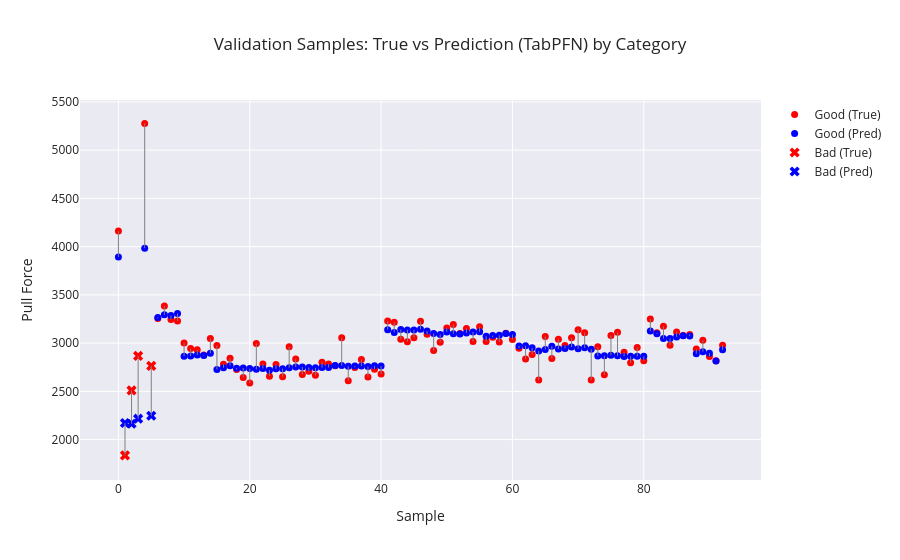

The notebook cell saved with this chart:
### Markdown cell above
# Check Validation Data

### Code cell
# Category array (must be aligned with y_dev)
categories = dev_df.groupby("Sample ID")["Category"].first().values

plot_visualizer(
    true_vals=y_dev,
    pred_vals=predictions,
    categories=categories,
    title=f"Validation Samples: True vs Prediction (TabPFN) by Category"
)

### Figure 1 — Plotly figure (JSON) as saved in the notebook; plotly's stock layout.template omitted (floating-point values rounded to 4 significant figures)
{"data": [{"marker": {"color": "red", "size": 7, "symbol": "circle"}, "mode": "markers", "name": "Good (True)", "type": "scatter", "x": [0, 4, 6, 7, 8, 9, 10, 11, 12, 13, 14, 15, 16, 17, 18, 19, 20, 21, 22, 23, 24, 25, 26, 27, 28, 29, 30, 31, 32, 33, 34, 35, 36, 37, 38, 39, 40, 41, 42, 43, 44, 45, 46, 47, 48, 49, 50, 51, 52, 53, 54, 55, 56, 57, 58, 59, 60, 61, 62, 63, 64, 65, 66, 67, 68, 69, 70, 71, 72, 73, 74, 75, 76, 77, 78, 79, 80, 81, 82, 83, 84, 85, 86, 87, 88, 89, 90, 91, 92], "y": [4161.0, 5278.0, 3256.0, 3385.0, 3246.0, 3229.0, 3002.0, 2944.0, 2932.0, 2878.0, 3049.0, 2976.0, 2782.0, 2843.0, 2727.0, 2645.0, 2586.0, 2996.0, 2784.0, 2657.0, 2778.0, 2652.0, 2963.0, 2834.0, 2674.0, 2708.0, 2667.0, 2802.0, 2783.0, 2766.0, 3056.0, 2609.0, 2748.0, 2830.0, 2650.0, 2730.0, 2679.0, 3229.0, 3216.0, 3039.0, 3014.0, 3056.0, 3227.0, 3091.0, 2922.0, 3008.0, 3156.0, 3193.0, 3099.0, 3153.0, 3016.0, 3169.0, 3017.0, 3061.0, 3012.0, 3102.0, 3037.0, 2948.0, 2834.0, 2883.0, 2617.0, 3070.0, 2840.0, 3041.0, 2976.0, 3054.0, 3139.0, 3108.0, 2617.0, 2961.0, 2672.0, 3080.0, 3112.0, 2905.0, 2796.0, 2956.0, 2818.0, 3250.0, 3106.0, 3175.0, 2977.0, 3116.0, 3080.0, 3090.0, 2938.0, 3029.0, 2861.0, 2816.0, 2979.0]}, {"marker": {"color": "blue", "size": 7, "symbol": "circle"}, "mode": "markers", "name": "Good (Pred)", "type": "scatter", "x": [0, 4, 6, 7, 8, 9, 10, 11, 12, 13, 14, 15, 16, 17, 18, 19, 20, 21, 22, 23, 24, 25, 26, 27, 28, 29, 30, 31, 32, 33, 34, 35, 36, 37, 38, 39, 40, 41, 42, 43, 44, 45, 46, 47, 48, 49, 50, 51, 52, 53, 54, 55, 56, 57, 58, 59, 60, 61, 62, 63, 64, 65, 66, 67, 68, 69, 70, 71, 72, 73, 74, 75, 76, 77, 78, 79, 80, 81, 82, 83, 84, 85, 86, 87, 88, 89, 90, 91, 92], "y": [3893.0, 3983.0, 3267.0, 3294.0, 3286.0, 3306.0, 2863.0, 2866.0, 2878.0, 2872.0, 2895.0, 2726.0, 2745.0, 2766.0, 2741.0, 2741.0, 2736.0, 2728.0, 2737.0, 2719.0, 2734.0, 2735.0, 2746.0, 2752.0, 2752.0, 2747.0, 2744.0, 2747.0, 2747.0, 2768.0, 2768.0, 2761.0, 2762.0, 2762.0, 2758.0, 2765.0, 2763.0, 3139.0, 3111.0, 3142.0, 3137.0, 3137.0, 3145.0, 3125.0, 3099.0, 3090.0, 3116.0, 3097.0, 3096.0, 3106.0, 3115.0, 3118.0, 3071.0, 3078.0, 3082.0, 3100.0, 3089.0, 2969.0, 2972.0, 2951.0, 2917.0, 2935.0, 2968.0, 2938.0, 2945.0, 2959.0, 2942.0, 2951.0, 2937.0, 2866.0, 2870.0, 2874.0, 2868.0, 2862.0, 2863.0, 2863.0, 2863.0, 3125.0, 3098.0, 3047.0, 3049.0, 3064.0, 3077.0, 3073.0, 2890.0, 2911.0, 2895.0, 2814.0, 2930.0]}, {"marker": {"color": "red", "size": 9, "symbol": "x"}, "mode": "markers", "name": "Bad (True)", "type": "scatter", "x": [1, 2, 3, 5], "y": [1836.0, 2510.0, 2867.0, 2764.0]}, {"marker": {"color": "blue", "size": 9, "symbol": "x"}, "mode": "markers", "name": "Bad (Pred)", "type": "scatter", "x": [1, 2, 3, 5], "y": [2172.0, 2164.0, 2217.0, 2247.0]}, {"line": {"color": "gray", "width": 1}, "mode": "lines", "showlegend": false, "type": "scatter", "x": [0, 0], "y": [4161.0, 3893.0]}, {"line": {"color": "gray", "width": 1}, "mode": "lines", "showlegend": false, "type": "scatter", "x": [1, 1], "y": [1836.0, 2172.0]}, {"line": {"color": "gray", "width": 1}, "mode": "lines", "showlegend": false, "type": "scatter", "x": [2, 2], "y": [2510.0, 2164.0]}, {"line": {"color": "gray", "width": 1}, "mode": "lines", "showlegend": false, "type": "scatter", "x": [3, 3], "y": [2867.0, 2217.0]}, {"line": {"color": "gray", "width": 1}, "mode": "lines", "showlegend": false, "type": "scatter", "x": [4, 4], "y": [5278.0, 3983.0]}, {"line": {"color": "gray", "width": 1}, "mode": "lines", "showlegend": false, "type": "scatter", "x": [5, 5], "y": [2764.0, 2247.0]}, {"line": {"color": "gray", "width": 1}, "mode": "lines", "showlegend": false, "type": "scatter", "x": [6, 6], "y": [3256.0, 3267.0]}, {"line": {"color": "gray", "width": 1}, "mode": "lines", "showlegend": false, "type": "scatter", "x": [7, 7], "y": [3385.0, 3294.0]}, {"line": {"color": "gray", "width": 1}, "mode": "lines", "showlegend": false, "type": "scatter", "x": [8, 8], "y": [3246.0, 3286.0]}, {"line": {"color": "gray", "width": 1}, "mode": "lines", "showlegend": false, "type": "scatter", "x": [9, 9], "y": [3229.0, 3306.0]}, {"line": {"color": "gray", "width": 1}, "mode": "lines", "showlegend": false, "type": "scatter", "x": [10, 10], "y": [3002.0, 2863.0]}, {"line": {"color": "gray", "width": 1}, "mode": "lines", "showlegend": false, "type": "scatter", "x": [11, 11], "y": [2944.0, 2866.0]}, {"line": {"color": "gray", "width": 1}, "mode": "lines", "showlegend": false, "type": "scatter", "x": [12, 12], "y": [2932.0, 2878.0]}, {"line": {"color": "gray", "width": 1}, "mode": "lines", "showlegend": false, "type": "scatter", "x": [13, 13], "y": [2878.0, 2872.0]}, {"line": {"color": "gray", "width": 1}, "mode": "lines", "showlegend": false, "type": "scatter", "x": [14, 14], "y": [3049.0, 2895.0]}, {"line": {"color": "gray", "width": 1}, "mode": "lines", "showlegend": false, "type": "scatter", "x": [15, 15], "y": [2976.0, 2726.0]}, {"line": {"color": "gray", "width": 1}, "mode": "lines", "showlegend": false, "type": "scatter", "x": [16, 16], "y": [2782.0, 2745.0]}, {"line": {"color": "gray", "width": 1}, "mode": "lines", "showlegend": false, "type": "scatter", "x": [17, 17], "y": [2843.0, 2766.0]}, {"line": {"color": "gray", "width": 1}, "mode": "lines", "showlegend": false, "type": "scatter", "x": [18, 18], "y": [2727.0, 2741.0]}, {"line": {"color": "gray", "width": 1}, "mode": "lines", "showlegend": false, "type": "scatter", "x": [19, 19], "y": [2645.0, 2741.0]}, {"line": {"color": "gray", "width": 1}, "mode": "lines", "showlegend": false, "type": "scatter", "x": [20, 20], "y": [2586.0, 2736.0]}, {"line": {"color": "gray", "width": 1}, "mode": "lines", "showlegend": false, "type": "scatter", "x": [21, 21], "y": [2996.0, 2728.0]}, {"line": {"color": "gray", "width": 1}, "mode": "lines", "showlegend": false, "type": "scatter", "x": [22, 22], "y": [2784.0, 2737.0]}, {"line": {"color": "gray", "width": 1}, "mode": "lines", "showlegend": false, "type": "scatter", "x": [23, 23], "y": [2657.0, 2719.0]}, {"line": {"color": "gray", "width": 1}, "mode": "lines", "showlegend": false, "type": "scatter", "x": [24, 24], "y": [2778.0, 2734.0]}, {"line": {"color": "gray", "width": 1}, "mode": "lines", "showlegend": false, "type": "scatter", "x": [25, 25], "y": [2652, 2735.0]}, {"line": {"color": "gray", "width": 1}, "mode": "lines", "showlegend": false, "type": "scatter", "x": [26, 26], "y": [2963, 2746.0]}, {"line": {"color": "gray", "width": 1}, "mode": "lines", "showlegend": false, "type": "scatter", "x": [27, 27], "y": [2834.0, 2752.0]}, {"line": {"color": "gray", "width": 1}, "mode": "lines", "showlegend": false, "type": "scatter", "x": [28, 28], "y": [2674.0, 2752.0]}, {"line": {"color": "gray", "width": 1}, "mode": "lines", "showlegend": false, "type": "scatter", "x": [29, 29], "y": [2708.0, 2747.0]}, {"line": {"color": "gray", "width": 1}, "mode": "lines", "showlegend": false, "type": "scatter", "x": [30, 30], "y": [2667.0, 2744.0]}, {"line": {"color": "gray", "width": 1}, "mode": "lines", "showlegend": false, "type": "scatter", "x": [31, 31], "y": [2802.0, 2747.0]}, {"line": {"color": "gray", "width": 1}, "mode": "lines", "showlegend": false, "type": "scatter", "x": [32, 32], "y": [2783, 2747.0]}, {"line": {"color": "gray", "width": 1}, "mode": "lines", "showlegend": false, "type": "scatter", "x": [33, 33], "y": [2766.0, 2768.0]}, {"line": {"color": "gray", "width": 1}, "mode": "lines", "showlegend": false, "type": "scatter", "x": [34, 34], "y": [3056.0, 2768.0]}, {"line": {"color": "gray", "width": 1}, "mode": "lines", "showlegend": false, "type": "scatter", "x": [35, 35], "y": [2609.0, 2761.0]}, {"line": {"color": "gray", "width": 1}, "mode": "lines", "showlegend": false, "type": "scatter", "x": [36, 36], "y": [2748.0, 2762.0]}, {"line": {"color": "gray", "width": 1}, "mode": "lines", "showlegend": false, "type": "scatter", "x": [37, 37], "y": [2830, 2762.0]}, {"line": {"color": "gray", "width": 1}, "mode": "lines", "showlegend": false, "type": "scatter", "x": [38, 38], "y": [2650.0, 2758.0]}, {"line": {"color": "gray", "width": 1}, "mode": "lines", "showlegend": false, "type": "scatter", "x": [39, 39], "y": [2730.0, 2765.0]}, {"line": {"color": "gray", "width": 1}, "mode": "lines", "showlegend": false, "type": "scatter", "x": [40, 40], "y": [2679.0, 2763.0]}, {"line": {"color": "gray", "width": 1}, "mode": "lines", "showlegend": false, "type": "scatter", "x": [41, 41], "y": [3229.0, 3139.0]}, {"line": {"color": "gray", "width": 1}, "mode": "lines", "showlegend": false, "type": "scatter", "x": [42, 42], "y": [3216, 3111.0]}, {"line": {"color": "gray", "width": 1}, "mode": "lines", "showlegend": false, "type": "scatter", "x": [43, 43], "y": [3039, 3142.0]}, {"line": {"color": "gray", "width": 1}, "mode": "lines", "showlegend": false, "type": "scatter", "x": [44, 44], "y": [3014.0, 3137.0]}, {"line": {"color": "gray", "width": 1}, "mode": "lines", "showlegend": false, "type": "scatter", "x": [45, 45], "y": [3056.0, 3137.0]}, {"line": {"color": "gray", "width": 1}, "mode": "lines", "showlegend": false, "type": "scatter", "x": [46, 46], "y": [3227.0, 3145.0]}, {"line": {"color": "gray", "width": 1}, "mode": "lines", "showlegend": false, "type": "scatter", "x": [47, 47], "y": [3091, 3125.0]}, {"line": {"color": "gray", "width": 1}, "mode": "lines", "showlegend": false, "type": "scatter", "x": [48, 48], "y": [2922.0, 3099.0]}, {"line": {"color": "gray", "width": 1}, "mode": "lines", "showlegend": false, "type": "scatter", "x": [49, 49], "y": [3008.0, 3090.0]}, {"line": {"color": "gray", "width": 1}, "mode": "lines", "showlegend": false, "type": "scatter", "x": [50, 50], "y": [3156.0, 3116.0]}, {"line": {"color": "gray", "width": 1}, "mode": "lines", "showlegend": false, "type": "scatter", "x": [51, 51], "y": [3193.0, 3097.0]}, {"line": {"color": "gray", "width": 1}, "mode": "lines", "showlegend": false, "type": "scatter", "x": [52, 52], "y": [3099.0, 3096.0]}, {"line": {"color": "gray", "width": 1}, "mode": "lines", "showlegend": false, "type": "scatter", "x": [53, 53], "y": [3153.0, 3106.0]}, {"line": {"color": "gray", "width": 1}, "mode": "lines", "showlegend": false, "type": "scatter", "x": [54, 54], "y": [3016.0, 3115.0]}, {"line": {"color": "gray", "width": 1}, "mode": "lines", "showlegend": false, "type": "scatter", "x": [55, 55], "y": [3169.0, 3118.0]}, {"line": {"color": "gray", "width": 1}, "mode": "lines", "showlegend": false, "type": "scatter", "x": [56, 56], "y": [3017.0, 3071.0]}, {"line": {"color": "gray", "width": 1}, "mode": "lines", "showlegend": false, "type": "scatter", "x": [57, 57], "y": [3061.0, 3078.0]}, {"line": {"color": "gray", "width": 1}, "mode": "lines", "showlegend": false, "type": "scatter", "x": [58, 58], "y": [3012, 3082.0]}, {"line": {"color": "gray", "width": 1}, "mode": "lines", "showlegend": false, "type": "scatter", "x": [59, 59], "y": [3102.0, 3100.0]}, {"line": {"color": "gray", "width": 1}, "mode": "lines", "showlegend": false, "type": "scatter", "x": [60, 60], "y": [3037.0, 3089.0]}, {"line": {"color": "gray", "width": 1}, "mode": "lines", "showlegend": false, "type": "scatter", "x": [61, 61], "y": [2948, 2969.0]}, {"line": {"color": "gray", "width": 1}, "mode": "lines", "showlegend": false, "type": "scatter", "x": [62, 62], "y": [2834.0, 2972.0]}, {"line": {"color": "gray", "width": 1}, "mode": "lines", "showlegend": false, "type": "scatter", "x": [63, 63], "y": [2883.0, 2951.0]}, {"line": {"color": "gray", "width": 1}, "mode": "lines", "showlegend": false, "type": "scatter", "x": [64, 64], "y": [2617.0, 2917.0]}, {"line": {"color": "gray", "width": 1}, "mode": "lines", "showlegend": false, "type": "scatter", "x": [65, 65], "y": [3070.0, 2935.0]}, {"line": {"color": "gray", "width": 1}, "mode": "lines", "showlegend": false, "type": "scatter", "x": [66, 66], "y": [2840.0, 2968.0]}, {"line": {"color": "gray", "width": 1}, "mode": "lines", "showlegend": false, "type": "scatter", "x": [67, 67], "y": [3041.0, 2938.0]}, {"line": {"color": "gray", "width": 1}, "mode": "lines", "showlegend": false, "type": "scatter", "x": [68, 68], "y": [2976.0, 2945.0]}, {"line": {"color": "gray", "width": 1}, "mode": "lines", "showlegend": false, "type": "scatter", "x": [69, 69], "y": [3054.0, 2959.0]}, {"line": {"color": "gray", "width": 1}, "mode": "lines", "showlegend": false, "type": "scatter", "x": [70, 70], "y": [3139.0, 2942.0]}, {"line": {"color": "gray", "width": 1}, "mode": "lines", "showlegend": false, "type": "scatter", "x": [71, 71], "y": [3108.0, 2951.0]}, {"line": {"color": "gray", "width": 1}, "mode": "lines", "showlegend": false, "type": "scatter", "x": [72, 72], "y": [2617.0, 2937.0]}, {"line": {"color": "gray", "width": 1}, "mode": "lines", "showlegend": false, "type": "scatter", "x": [73, 73], "y": [2961.0, 2866.0]}, {"line": {"color": "gray", "width": 1}, "mode": "lines", "showlegend": false, "type": "scatter", "x": [74, 74], "y": [2672.0, 2870.0]}, {"line": {"color": "gray", "width": 1}, "mode": "lines", "showlegend": false, "type": "scatter", "x": [75, 75], "y": [3080.0, 2874.0]}, {"line": {"color": "gray", "width": 1}, "mode": "lines", "showlegend": false, "type": "scatter", "x": [76, 76], "y": [3112.0, 2868.0]}, {"line": {"color": "gray", "width": 1}, "mode": "lines", "showlegend": false, "type": "scatter", "x": [77, 77], "y": [2905, 2862.0]}, {"line": {"color": "gray", "width": 1}, "mode": "lines", "showlegend": false, "type": "scatter", "x": [78, 78], "y": [2796.0, 2863.0]}, {"line": {"color": "gray", "width": 1}, "mode": "lines", "showlegend": false, "type": "scatter", "x": [79, 79], "y": [2956.0, 2863.0]}, {"line": {"color": "gray", "width": 1}, "mode": "lines", "showlegend": false, "type": "scatter", "x": [80, 80], "y": [2818.0, 2863.0]}, {"line": {"color": "gray", "width": 1}, "mode": "lines", "showlegend": false, "type": "scatter", "x": [81, 81], "y": [3250.0, 3125.0]}, {"line": {"color": "gray", "width": 1}, "mode": "lines", "showlegend": false, "type": "scatter", "x": [82, 82], "y": [3106.0, 3098.0]}, {"line": {"color": "gray", "width": 1}, "mode": "lines", "showlegend": false, "type": "scatter", "x": [83, 83], "y": [3175.0, 3047.0]}, {"line": {"color": "gray", "width": 1}, "mode": "lines", "showlegend": false, "type": "scatter", "x": [84, 84], "y": [2977.0, 3049.0]}, {"line": {"color": "gray", "width": 1}, "mode": "lines", "showlegend": false, "type": "scatter", "x": [85, 85], "y": [3116.0, 3064.0]}, {"line": {"color": "gray", "width": 1}, "mode": "lines", "showlegend": false, "type": "scatter", "x": [86, 86], "y": [3080.0, 3077.0]}, {"line": {"color": "gray", "width": 1}, "mode": "lines", "showlegend": false, "type": "scatter", "x": [87, 87], "y": [3090.0, 3073.0]}, {"line": {"color": "gray", "width": 1}, "mode": "lines", "showlegend": false, "type": "scatter", "x": [88, 88], "y": [2938.0, 2890.0]}, {"line": {"color": "gray", "width": 1}, "mode": "lines", "showlegend": false, "type": "scatter", "x": [89, 89], "y": [3029.0, 2911.0]}, {"line": {"color": "gray", "width": 1}, "mode": "lines", "showlegend": false, "type": "scatter", "x": [90, 90], "y": [2861.0, 2895.0]}, {"line": {"color": "gray", "width": 1}, "mode": "lines", "showlegend": false, "type": "scatter", "x": [91, 91], "y": [2816.0, 2814.0]}, {"line": {"color": "gray", "width": 1}, "mode": "lines", "showlegend": false, "type": "scatter", "x": [92, 92], "y": [2979.0, 2930.0]}], "layout": {"title": {"text": "Validation Samples: True vs Prediction (TabPFN) by Category"}, "xaxis": {"title": {"text": "Sample"}}, "yaxis": {"title": {"text": "Pull Force"}}}}
